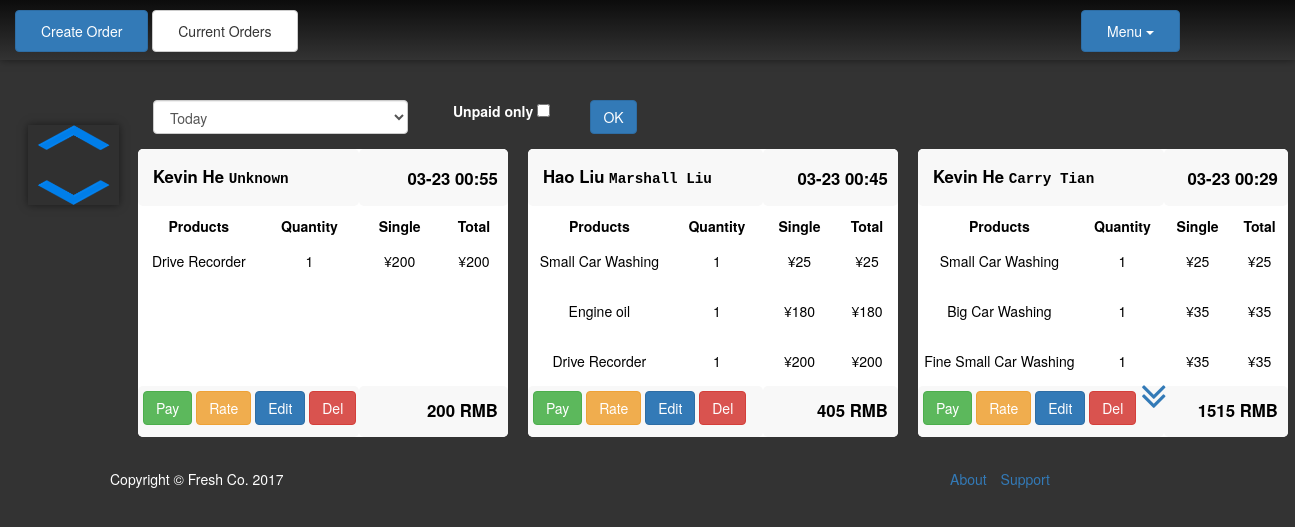
Page /admin/index.php (signed in) on the committed database.
### tables this page shows
CREATE TABLE IF NOT EXISTS `orders` (
  `id` int(10) unsigned NOT NULL,
  `cus_id` varchar(6) DEFAULT NULL,
  `emp_id` int(11) DEFAULT NULL,
  `car_id` int(11) NOT NULL,
  `Date` date DEFAULT NULL,
  `Time` time DEFAULT NULL,
  `status` tinyint(4) NOT NULL,
  `rate` int(11) NOT NULL
);

CREATE TABLE IF NOT EXISTS `order_product` (
  `item_id` int(10) unsigned NOT NULL,
  `order_id` int(10) unsigned DEFAULT NULL,
  `product_id` int(10) unsigned DEFAULT NULL,
  `Quantity` int(11) DEFAULT NULL
);

CREATE TABLE IF NOT EXISTS `product_service` (
  `id` int(10) unsigned NOT NULL,
  `product_name` varchar(50) DEFAULT NULL,
  `Price` int(11) DEFAULT NULL,
  `type_id` int(11) DEFAULT NULL
);

### admin/inc/db.php (called while the page is built, shortened)
<?php
 class Mysql{
	function __construct(){
		$this->conn=$this->getConn();
	}
	function getConn(){
        $conn =  mysql_connect('localhost','root','0618') or die("Cannot connect to server".mysql_error());
        return $conn;
    }
	function fetch($result){
        $row = mysql_fetch_array($result);
        return $row;
    }
	function query($sql){
        $res = mysql_query($sql,$this->conn) or die(mysql_error());
		return $res;
	}
}
$mysql = new Mysql();
?>

### admin/orders_block.php (the view, shortened to what this page needs)
<?php
	include 'timecond.php';
	$sql_orders = "SELECT o.id,o.cus_id,CONCAT(c.firstname,' ',c.lastname) AS cusname,emp_id,CONCAT(e.firstname,' ',e.lastname) AS empname,Date,Time,status,rate FROM orders as o LEFT JOIN customer as c ON o.cus_id = c.id LEFT JOIN employee as e ON o.emp_id = e.id $condition ORDER BY Date DESC,time DESC";
	$result = $mysql->query($sql_orders);
	while($row_order = $mysql->fetch($result)) {
		$cusname= empty($row_order['cusname']) ? 'Unknown': $row_order['cusname'];
		$empname= empty($row_order['empname']) ? 'Unknown': $row_order['empname'];
?>
<div class='order_block col-md-4' id='ob<?php echo $row_order[0];?>'>
	<div class='ob_nav' id='obnav<?php echo $row_order[0];?>'>
		<table id="ob_tbl<?php echo $row_order[0];?>">
			<tr>
		<?php
		$sql_order_price = "select sum(f.price * quantity) as order_price, count(*) as num from order_product inner join product_service as f ON order_product.product_id = f.id where order_id = {$row_order['id']}";
			$res=$mysql->query($sql_order_price);
			$row_item=$mysql->fetch($res);
			$num=$row_item['num'];
			echo "<th colspan='2'>$cusname  <samp><small>$empname</small></samp></th>
					<th class='text-right' colspan='2'>".substr($row_order['Date'],5)." ".substr($row_order['Time'],0,5)."</th>";
			?>
			</tr>
			<tr id='ob_tbl_th'>
				<td>Products</td>
				<td>Quantity</td>
				<td>Single</td>
				<td>Total</td>
			</tr>
		<?php
		$sql_item_detail = "SELECT Item_id,F.order_id,cus.lastname as lname,Cs.product_name as item_name,Cp.product_name,Quantity,Cs.price as Single_Price,(Cs.price*quantity)as Total_Price,F.product_id from order_product as F JOIN orders as O on F.order_id = O.id JOIN product_service as Cs ON F.product_id = Cs.id JOIN product_service as Cp ON Cp.id = Cs.type_id LEFT JOIN customer as cus ON cus.id = O.cus_id WHERE F.order_id= {$row_order['id']}";
			$result_item_detail = $mysql->query($sql_item_detail);
			echo "<form id='formd{$row_order['id']}' method='post' action='index.php?page=create_order'>";
			$showtimes=0;
			while($row_item_detail = $mysql->fetch($result_item_detail)) {
				$showtimes++;
				if ($showtimes<4){
					echo "<tr id='ob_tbl_tb' >
							<td>".$row_item_detail['item_name']." </td>
							<td>".$row_item_detail['Quantity']." </td>
							<td>&#165;".$row_item_detail['Single_Price']." </td>
							<td>&#165;".$row_item_detail['Total_Price']." </td>
						</tr>";
				}
			}
			echo "<input type='hidden' name='od_cus[{$row_order['id']}]' value='{$row_order['cus_id']}'/>
					<input type='hidden' name='od_emp' value='{$row_order['emp_id']}'/>
				</form>";
			for($n=$num;$n<3;$n++){
				echo "<tr id='ob_tbl_tb'><td>&nbsp</td><td>&nbsp</td><td>&nbsp</td><td>&nbsp</td></tr>";
			}
			echo "<tr id='ob_tbl_tb'>
					<th colspan='2' class='paid'><span id='paid$row_order[0]'>Paid</span></th>
					<th class='text-right' colspan='2'>{$row_item['order_price']}&nbspRMB</th>
				</tr>";
		?>
		</table>
		<div class='paybtn'>
			<span id="btn2<?php echo $row_order[0];?>">
				<button type="button"  onclick="payOrder('<?php echo $row_order['id']."','".$row_order['cus_id']."','".$row_item['order_price'];?>')" class='btn btn-success'>Pay</button>
				<button type="button" onclick="rateOrder('<?php echo $row_order['id']."','".$row_order['rate'];?>')" class='btn btn-warning' id='rate<?php echo $row_order['id'];?>' ><?php echo $row_order['rate']==0?'Rate':'Rated '.$row_order['rate']."<i class='fa fa-star'></i>";?></button>
				<button type='button' name='edit' onclick="submit('<?php echo $row_order[0];?>')"  class='btn btn-primary'>Edit</button>
				<button type='button' onclick="deleteOrder('<?php echo $row_order['id'];?>')" class='btn btn-danger'>Del</button>
			</span>
			<?php
			if($num > 3){
				echo "<span id='more$row_order[0]' class='morerow' onclick='morebtn($row_order[0],$num)'>
						<a><i class='fa fa-angle-double-down fa-3x'></i></a>
					</span>
					<span id='fold$row_order[0]' class='morerow' style='display:none;' onclick='foldbtn($row_order[0])'>
						<a><i class='fa fa-angle-double-up fa-3x'></i></a>
					</span>";
			}
			?>
		</div>
	</div>
</div>
<?php
	}
?>

### admin/inc/header.php (shortened to what this page needs)
<!DOCTYPE html>
<html>
    <head>
		<link type="text/css" rel="stylesheet" href="../static/css/bootstrap.min.css"/>
		<link type="text/css" rel="stylesheet" href="../static/css/admin.css"/>
		<link href="../static/font-awesome/css/font-awesome.min.css" rel="stylesheet" type="text/css">
    </head>
    <body>

### admin/inc/nav.php (shortened to what this page needs)
<div class="tab_out">
          <table class="table-stripped">
        <tr><td class='text-centered tab'>
		<nav>
			<div class="left-menu">
				<a href="index.php?page=create_order"><button class='btn btn-primary' type="button">Create Order</button></a>
				<a href="index.php?page=current_orders"><button class='btn btn-default' type="button">Current Orders</button></a>
			</div>
			<div class="right-menu">
				<div class="nav dropdown">
				    <button class="btn btn-primary dropdown-toggle" type="button" data-toggle="dropdown">Menu
				    <span class="caret"></span></button>
				  </div>
			</div>
		</nav>
		</tr></td>
    </table>
</div>
<div class='col-xs-1'>
	<div class="left_tab">
		<a href='#'><img src='../static/img/icon/up.png'/></a><br/>
		<a href='#bottom'><img src='../static/img/icon/down.png'/></a>
	</div>
</div>
<div class='col-xs-11'>
         <dl class="container">
		<dd class="row clearfix">

### admin/index.php (shortened to what this page needs)
<?php
	require("inc/db.php");
	if (isset($_GET['page'])) {
		$page = $_GET['page'];
	} else {
		$page = 'default';
	}
	include("inc/header.php");
	include("inc/nav.php");
	if ($page == 'default') {
		include "orders_block.php";
	} else if ($page == 'product') {
		include "product.php";
	}else if ($page == 'customer') {
		include "customer.php";
	}else if ($page == 'current_orders') {
		include "orders_block.php";
	}else if ($page == 'create_order') {
		include "create_order.php";
	}else if($page == 'recharge'){
		include "recharge.php";
	}else if($page == 'payment'){
		include "payment.php";
	}else if($page == 'staff'){
		include "staff.php";
	}
	include("inc/footer.php");
?>

### admin/timecond.php (shortened to what this page needs)
<form action="<?php $page?>" class='col-xs-12' method='POST'>
    <div class='form-group col-sm-3'>
		<select name="timestamp" class="form-control" id='timestamp' onchange='ifweek()'>
			<option value='today' selected>Today</option>
		</select>
	</div>
<?php
	$timeres = $mysql->fetch($mysql->query('select year(now()),week(now(),1)'));
	$weeknum = $timeres[1];
	$yearnum = $timeres[0];
?>
	<div class='form-group col-sm-9'>
		<div class='col-sm-2'>
			<label>Unpaid only <input type='checkbox' name='unpaid'/></label>
		</div>
		<div class='col-sm-2'>
			<button type='submit' value='OK' class="btn btn-primary">OK</button>
		</div>
	</div>
</form>
<?php
	$today ="where date =(current_date())";
	$this_week = "where week(date,1) = week(now(),1)";
	if(isset($_POST['timestamp'])){
		if(isset($_POST['weeknum']) && $_POST['timestamp']=='input_week'){
			$timestamp = 'this_week';
			$condition = $this_week;
			echo "<script>document.getElementById('timestamp').value = '$timestamp'</script>";
			if(!empty($_POST['yearnum'])){$yearnum = inputCheck($_POST['yearnum']);}
			if($_POST['weeknum']!=''){$weeknum = inputCheck($_POST['weeknum']);}
			$timestamp = "week $weeknum of $yearnum";
			$condition = "where week(date,1) = $weeknum and year(date) = $yearnum";
			echo "<script>document.getElementById('timestamp').value = 'input_week';ifweek();$('#weeknum').val('$weeknum');</script>";
		}else{
			$timestamp=inputCheck($_POST['timestamp']);
			$condition = $$timestamp;
			echo "<script>document.getElementById('timestamp').value = '$timestamp'</script>";
		}
	}else{
		$condition=$today;
	}
?>

### admin/inc/footer.php
			</dd>
		</dl>
	</div>
	<footer>
        <div class="container">
            <div class="row">
                <div class="col-md-6">
                    <span class="copyright" id='bottom'>Copyright &copy; Fresh Co. 2017</span>
                </div>
                <div class="col-md-4">
                    <ul class="list-inline quicklinks text-right">
                        <li><a href="#">About</a>
                        </li>
                        <li><a href="#">Support</a>
                        </li>
                    </ul>
				</div>
            </div>
        </div>
    </footer>
	</body>
</html>

### static/css/admin.css (style rules this page uses)
table,input,select,button,.mainblocks { background:#fff; color: black; border-radius:5px; }
table tr td:first-child,table tr th:first-child { padding:15px; }
body { background-color: #333333; }
.container { color: #fff; margin-top: 40px; display: block; margin-right: 30px; }
.tab_out { position:relative; height: 60px; width:100%; top: 0px; }
label { cursor:pointer; }
.tab { box-shadow: 0px 0px 8px rgba(0,0,0,0.5); position: fixed; z-index: 1; height: 60px; width: 100%; background:#333333; background: -webkit-linear-gradient(top, rgb(12,12,12) 0%,#333333 100%); background: linear-gradient(top, rgb(12,12,12) 0%,#333333 100%); background: -moz-linear-gradient(top, rgb(12,12,12) 0%,#333333 100%); }
.tab button { margin-top:-5px; padding:10px 25px 10px 25px; }
.left-menu { float: left; }
.right-menu { float: right; }
.nav.dropdown { margin-right: 100px; }
.left_tab { position: fixed; z-index:10; float:left; width:7%; background: rgba(0,0,0,0.05); margin-top: 5%; margin-left: 1%; text-align: center; box-shadow: 0px 0px 8px rgba(0,0,0,0.5); }
.left_tab a { text-decoration: none; font-size: 1.2em; text-align: center; }
.left_tab img { width: 80%; height: 40px; }
.order_block { padding-right: 5px; height: 300px; float:left; }
.ob_nav { border-radius:5px; height: 280px; }
.ob_nav table { height: 280px; border-radius:5px; width:100%; }
.ob_nav table th { background: #f8f8f8; font-size: 1.2em; padding:10px; //white-space:nowrap; border-radius:5px; }
#ob_tbl_th td { font-weight: bold; text-align:center; padding: 10px 10px 0px 10px; }
#ob_tbl_tb td { text-align:center; padding: 15px 0px 15px 0px; }
#ob_tbl_tb th { padding-bottom: 12px; }
.morerow { display: inline; padding-left:0px; cursor:pointer; }
.morerow a { text-decoration:none; }
.paybtn { display: inline; position: absolute; bottom:0px; padding-left: 5px; bottom: 24px; }

### rows in the picture
orders: cusname "Kevin He", empname "Unknown", Date "03-23", Time "00:55", order_price "200", rate "Rate"
order_product: product_service.product_name "Drive Recorder", Quantity "1", product_service.Price "200", Total_Price "200"
orders: cusname "Hao Liu", empname "Marshall Liu", Date "03-23", Time "00:45", order_price "405", rate "Rate"
order_product: product_service.product_name "Small Car Washing", Quantity "1", product_service.Price "25", Total_Price "25"
order_product: product_service.product_name "Engine oil", Quantity "1", product_service.Price "180", Total_Price "180"
order_product: product_service.product_name "Drive Recorder", Quantity "1", product_service.Price "200", Total_Price "200"
orders: cusname "Kevin He", empname "Carry Tian", Date "03-23", Time "00:29", order_price "1515", rate "Rate"
order_product: product_service.product_name "Small Car Washing", Quantity "1", product_service.Price "25", Total_Price "25"
order_product: product_service.product_name "Big Car Washing", Quantity "1", product_service.Price "35", Total_Price "35"
order_product: product_service.product_name "Fine Small Car Washing", Quantity "1", product_service.Price "35", Total_Price "35"
